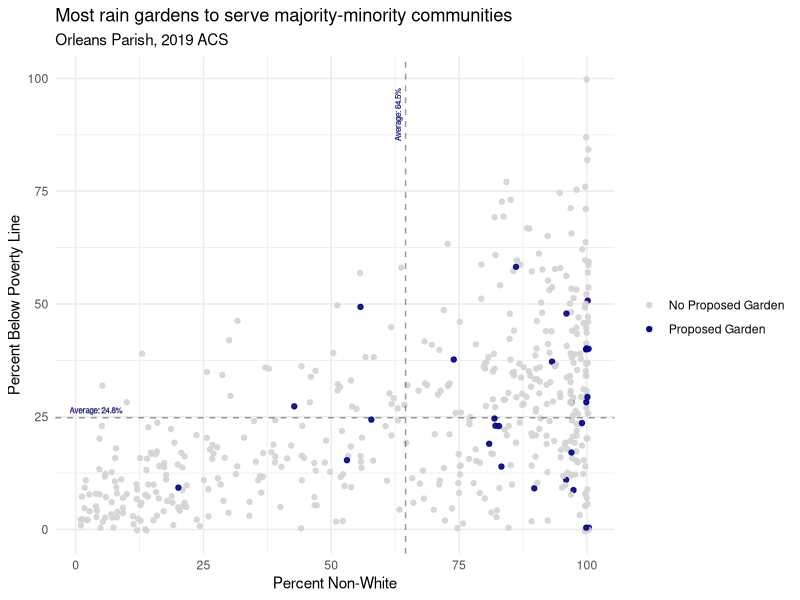
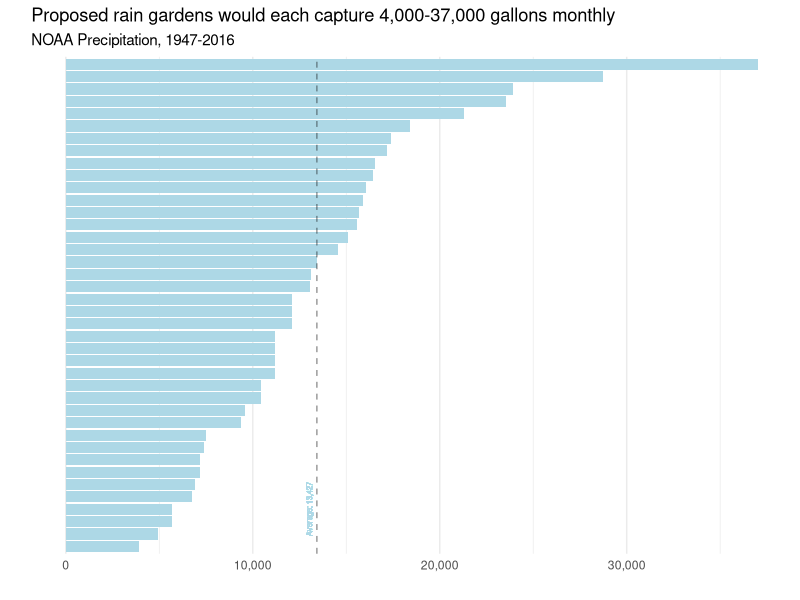

Generate these figures, in order, with R:
## ---- chunk 1
library(tidyverse)
library(scales)
## ---- chunk 2
block_groups <- read.csv("../data/output/block_groups.csv")
gardens <- read.csv("../data/output/gardens_rainfall.csv")
crosswalk <- read.csv("../data/output/gardens_block_groups.csv")
## ---- chunk 3
block_groups <- merge(block_groups, crosswalk, all.x=TRUE) %>%
  mutate(garden_location = ifelse(!is.na(address),"Proposed Garden","No Proposed Garden")) %>%
  select(-address)

block_groups <- unique(block_groups)
## ---- chunk 4
ggplot(block_groups, aes(x=percent_nonwhite, y=percent_pov, color=garden_location)) + 
  geom_jitter(alpha=.9) +
  scale_color_manual(values=c("lightgrey", "darkblue"), name="") + 
  geom_hline(yintercept=mean(block_groups$percent_pov, na.rm=TRUE), linetype = 'dashed', alpha=.4) + 
  geom_vline(xintercept=mean(block_groups$percent_nonwhite, na.rm=TRUE), linetype='dashed', alpha=.4) + 
  labs(x="Percent Non-White", y="Percent Below Poverty Line",
       title="Most rain gardens to serve majority-minority communities", subtitle="Orleans Parish, 2019 ACS") + 
  geom_text(aes(4,mean(percent_pov), label="Average: 24.8%", vjust=-.75), size=2) + 
  geom_text(aes(x=64.5,y=92, label="Average: 64.5%", vjust=-.75), size=2, angle=90) + 
  theme_minimal() +
  theme()
## ---- chunk 5
ggplot(gardens, aes(x=monthly_gallons, y=reorder(address,monthly_gallons))) + 
  geom_bar(fill='lightblue', stat='identity'
           ) + 
  theme_minimal() + 
  labs(x="", y="",
       title="Proposed rain gardens would each capture 4,000-37,000 gallons monthly",
       subtitle="NOAA Precipitation, 1947-2016") + 
  scale_x_continuous(labels=label_comma()) + 
  geom_vline(xintercept=mean(gardens$monthly_gallons, na.rm=TRUE), linetype='dashed', alpha=.4) +
  geom_text(aes(x=13427, y=4, label="Average: 13,427", angle=90, vjust=-.75), size=2, color='lightblue') + 
  theme(panel.grid.major.y = element_blank(), axis.text.y=element_blank())
